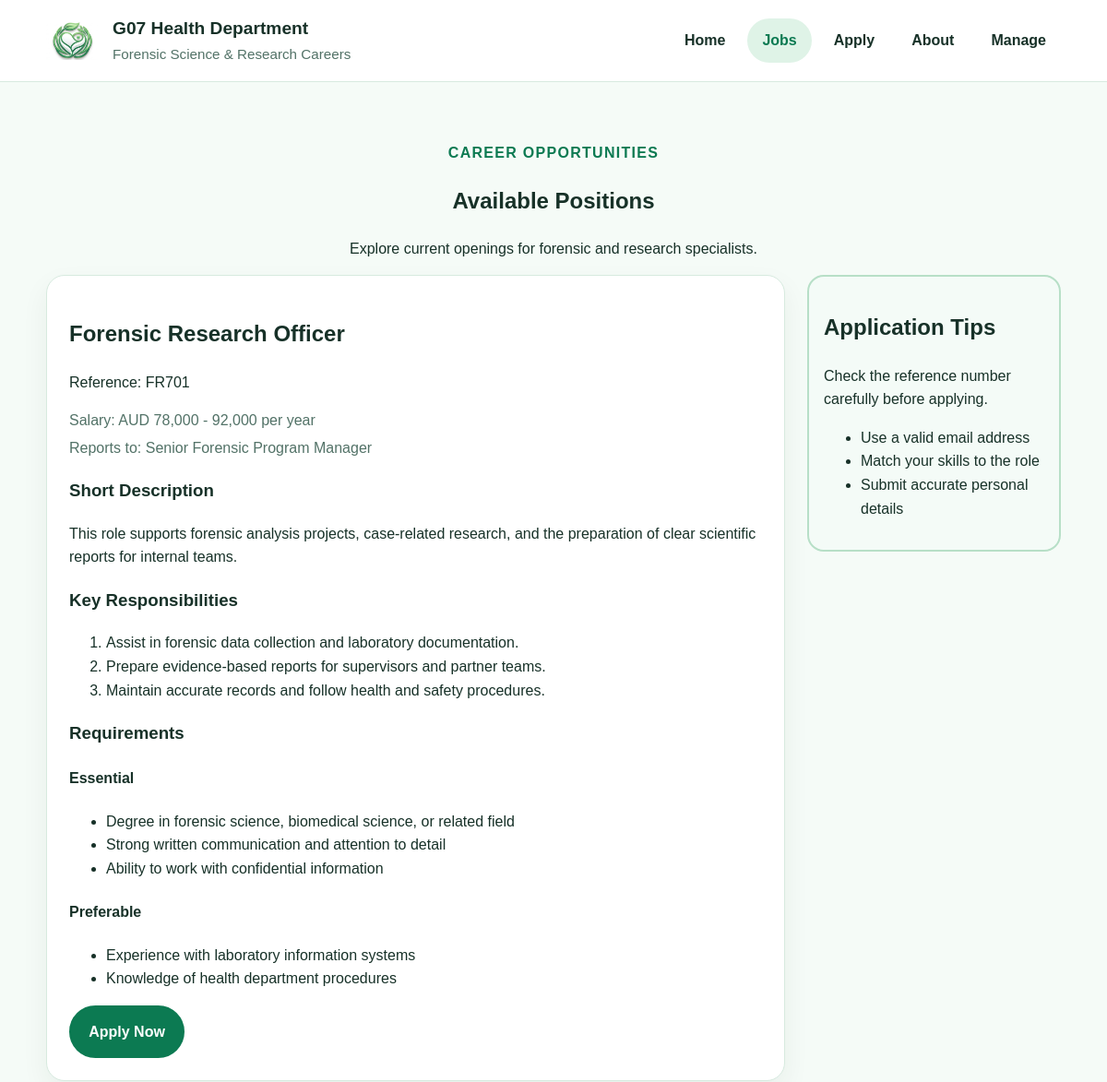
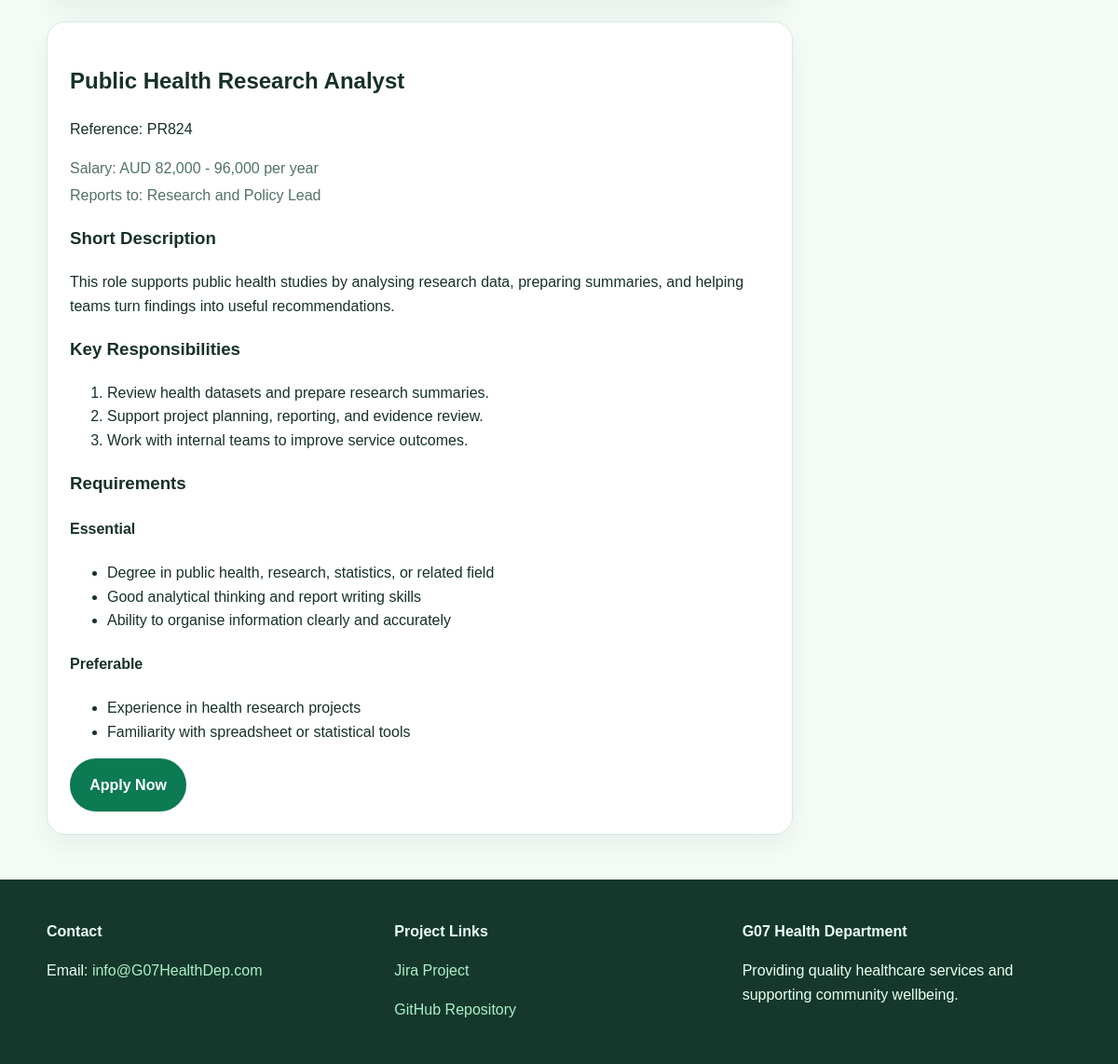
/jobs.php, run on the app's committed database (2 pictures, top to bottom).
### tables this page shows
CREATE TABLE `jobs` (
  `job_id` int(11) NOT NULL,
  `title` varchar(100) NOT NULL,
  `reference_no` varchar(20) NOT NULL,
  `salary` varchar(50) DEFAULT NULL,
  `reports_to` varchar(100) DEFAULT NULL,
  `short_description` text DEFAULT NULL,
  `responsibilities` text DEFAULT NULL,
  `essential_requirements` text DEFAULT NULL,
  `preferable_requirements` text DEFAULT NULL
);

### web/jobs.php (the view, shortened to what this page needs)
<?php
include(__DIR__ . "/../include/header.inc");
include(__DIR__ . "/../include/nav.inc");
require_once("../include/settings.php");
$conn = mysqli_connect($host, $user, $pwd, $sql_db);
$query = "SELECT * FROM jobs";
$result = mysqli_query($conn, $query);
?>
  <main id="main-content" class="container section">
    <header class="page-header">
      <p class="eyebrow">Career Opportunities</p>
      <h2>Available Positions</h2>
      <p>Explore current openings for forensic and research specialists.</p>
    </header>
    <aside class="job-aside">
      <h2>Application Tips</h2>
      <p>Check the reference number carefully before applying.</p>
      <ul>
        <li>Use a valid email address</li>
        <li>Match your skills to the role</li>
        <li>Submit accurate personal details</li>
      </ul>
    </aside>
    <section class="job-listing">
      <?php while ($row = mysqli_fetch_assoc($result)) { ?>
      <article class="job-card">
        <header>
          <h2><?php echo $row['title']; ?></h2>
          <p class="job-ref">Reference: <?php echo $row['reference_no']; ?></p>
          <p class="job-meta">Salary: <?php echo $row['salary']; ?></p>
          <p class="job-meta">Reports to: <?php echo $row['reports_to']; ?></p>
        </header>
        <section>
          <h3>Short Description</h3>
          <p>
            <?php echo $row['short_description']; ?>
          </p>
        </section>
        <section>
          <h3>Key Responsibilities</h3>
          <ol>
            <?php $responsibilities = explode("|", $row['responsibilities']);
            foreach ($responsibilities as $item) { echo "<li>$item</li>"; } ?>
          </ol>
        </section>
        <section>
          <h3>Requirements</h3>
          <h4>Essential</h4>
          <ul>
            <?php $essential = explode("|", $row['essential_requirements']);
            foreach ($essential as $item) { echo "<li>$item</li>"; } ?>
          </ul>
          <h4>Preferable</h4>
          <ul>
            <?php $preferable = explode("|", $row['preferable_requirements']);
            foreach ($preferable as $item) { echo "<li>$item</li>"; } ?>
          </ul>
        </section>
        <a href="apply.php?ref=<?php echo $row['reference_no']; ?>" class="button"> Apply Now </a>
      </article>
      <?php } ?>
    </section>
  </main>
<?php include(__DIR__ . "/../include/footer.inc"); ?>

### styles.css (style rules this page uses)
* { box-sizing: border-box; }
html { scroll-behavior: smooth; }
body { margin: 0; font-family: Arial, Helvetica, sans-serif; line-height: 1.6; color: #173128; background: #f5fbf7; }
a { color: #0c7a52; }
.container { width: min(1100px, 92%); margin: 0 auto; }
.section { padding: 3rem 0; }
.section-title, .page-header { text-align: center; }
.eyebrow { color: #0c7a52; font-weight: bold; text-transform: uppercase; letter-spacing: 0.08em; margin-bottom: 0.5rem; }
.button { display: inline-block; background: #0c7a52; color: #ffffff; text-decoration: none; border: 2px solid #0c7a52; padding: 0.85rem 1.2rem; border-radius: 999px; font-weight: bold; cursor: pointer; }
.card, .job-card, .application-form, .fun-table { background: #ffffff; border: 1px solid #d7eadf; border-radius: 20px; box-shadow: 0 12px 30px rgba(17, 59, 42, 0.06); }
.card, .job-card, .application-form { padding: 1.5rem; }
.job-aside { float: right; width: 25%; border: 2px solid #b7dfc7; margin: 0 0 1.5rem 1.5rem; padding: 1rem; border-radius: 18px; background: #f4fbf7; }
.job-listing { display: grid; gap: 1.5rem; }
.job-meta { margin: 0.25rem 0; color: #527267; }

### data on the page
jobs: title "Forensic Research Officer", reference_no "FR701", salary "AUD 78,000 - 92,000 per year", reports_to "Senior Forensic Program Manager", short_description "This role supports forensic analysis projects, case-related research, and the preparation of clear scientific reports for internal teams.", responsibilities "Assist in forensic data collection and laboratory documentation.", responsibilities "Prepare evidence-based reports for supervisors and partner teams.", responsibilities "Maintain accurate records and follow health and safety procedures.", essential_requirements "Degree in forensic science, biomedical science, or related field", essential_requirements "Strong written communication and attention to detail", essential_requirements "Ability to work with confidential information", preferable_requirements "Experience with laboratory information systems", preferable_requirements "Knowledge of health department procedures"
jobs: title "Public Health Research Analyst", reference_no "PR824", salary "AUD 82,000 - 96,000 per year", reports_to "Research and Policy Lead", short_description "This role supports public health studies by analysing research data, preparing summaries, and helping teams turn findings into useful recommendations.", responsibilities "Review health datasets and prepare research summaries.", responsibilities "Support project planning, reporting, and evidence review.", responsibilities "Work with internal teams to improve service outcomes.", essential_requirements "Degree in public health, research, statistics, or related field", essential_requirements "Good analytical thinking and report writing skills", essential_requirements "Ability to organise information clearly and accurately", preferable_requirements "Experience in health research projects", preferable_requirements "Familiarity with spreadsheet or statistical tools"
